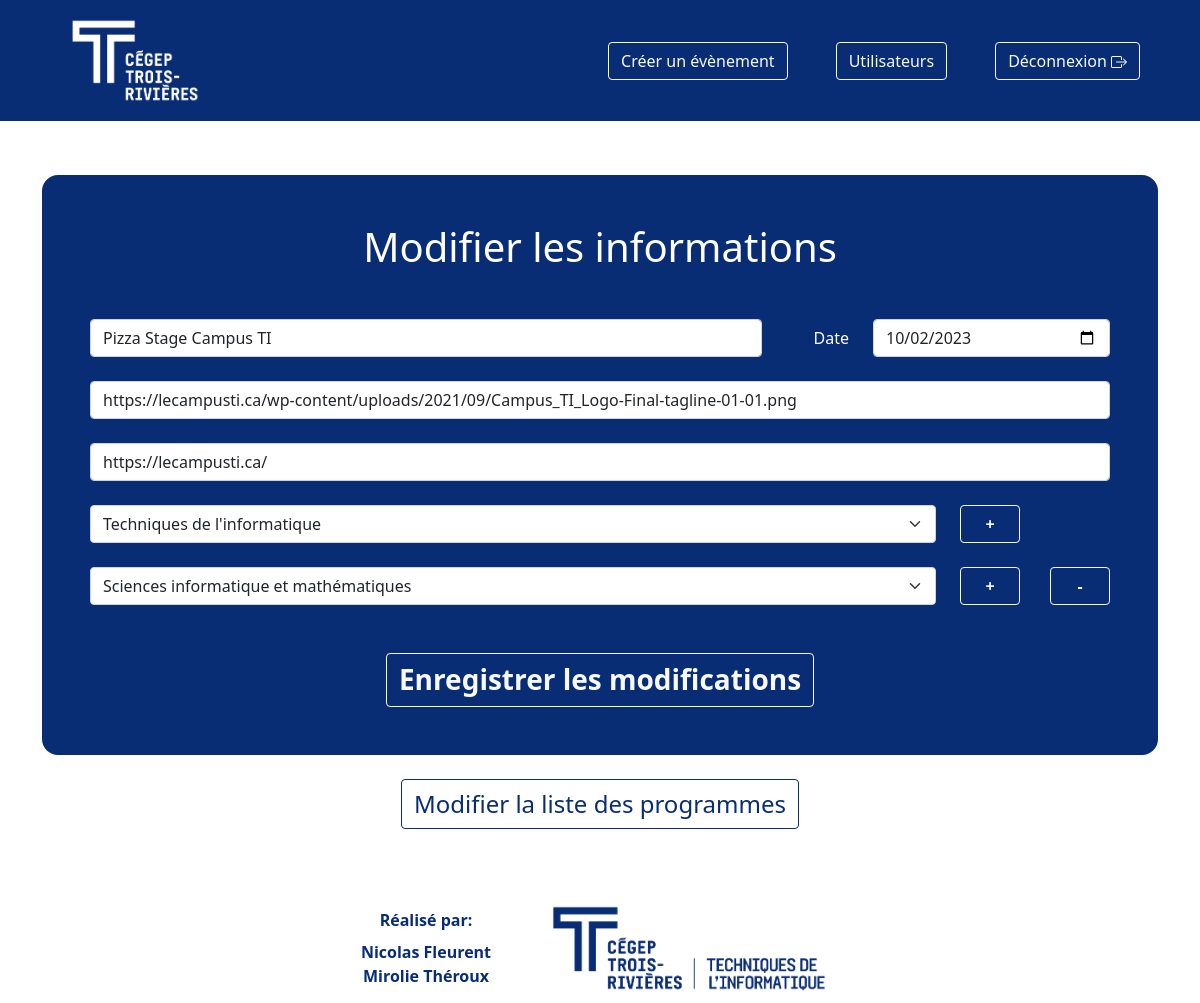
The page /modifier.php?id=3 (signed in) on the database its author committed.
### tables this page shows
CREATE TABLE `evenement` (
  `id` int(11) NOT NULL AUTO_INCREMENT,
  `nom` varchar(255) NOT NULL,
  `date` date NOT NULL,
  `lien` varchar(1500) NOT NULL,
  `image` varchar(1500) NOT NULL DEFAULT 'img/CTR_Logo_RVB.jpg',
  `etudiantSatisfait` int(11) NOT NULL DEFAULT '0',
  `etudiantNeutre` int(11) NOT NULL DEFAULT '0',
  `etudiantInsatisfait` int(11) NOT NULL DEFAULT '0',
  `employeurSatisfait` int(11) NOT NULL DEFAULT '0',
  `employeurNeutre` int(11) NOT NULL DEFAULT '0',
  `employeurInsatisfait` int(11) NOT NULL DEFAULT '0',
  PRIMARY KEY (`id`)
);

### modifier.php (the view, shortened to what this page needs)
<!DOCTYPE html>
<html lang="en">
<head>
    <link href="https://cdn.jsdelivr.net/npm/bootstrap@5.0.2/dist/css/bootstrap.min.css" rel="stylesheet">
    <link rel="stylesheet" href="css/styles.css">
</head>
<body>
    <?php
    if ($_SESSION['connexion'] == true) {
    ?>
    <div class="container-fluid vh-100 d-flex flex-column justify-content-between p-0">
        <header>
            <nav class="navbar navbar-expand bg-body-tertiary mb-5 fixed-top">
                <div class="container-fluid ">
                    <a class="ms-5" href="index.php">
                        <img src="img/CTR_Logo_BLANC.png" alt="Logo CégepTR">
                    </a>
                    <ul class="navbar-nav mb-2 mb-lg-0 align-items-center justify-content-end me-5">
                        <li class="nav-item ms-5">
                            <a class="btn btn-outline-light" href="validation.php?destination=ajouter">Créer un évènement</a>
                        </li>
                        <li class="nav-item ms-5">
                            <a class="btn btn-outline-light" href="validation.php?destination=listeUsager">Utilisateurs</a>
                        </li>
                        <li class="nav-item ms-5">
                            <a class="btn btn-outline-light" href="deconnexion.php">
                                Déconnexion
                            </a>
                        </li>
                    </ul>
                </div>
            </nav>
        </header>
    <?php
        $id = $nom = $date = $lien = $departement = "";
        $erreurChant = $erreurBD = false;
        $conn = mysqli_connect($servername, $username, $password, $dbname);
        $conn->query('SET NAMES utf8');
        if ($_SERVER["REQUEST_METHOD"] != "POST" || $erreurChant == true || $erreurDB == true) {
            if (isset($_GET['id'])) {
                $id = test_input($_GET['id']);
            }
            if ($id != "") {
                $sql = "SELECT * FROM evenement WHERE id=$id";
                $result = $conn->query($sql);
                if ($result->num_rows > 0) {
                    $row = $result->fetch_assoc();
                }
                else{
                    mysqli_close($conn);
                    header("Location: ./index.php");
                }
                $nom = $row["nom"];
                $date = $row["date"];
                $lien = $row["lien"];
                if ($row["image"] == "img/CTR_Logo_RVB.jpg") {
                    $image = "";
                } else {
                    $image = $row["image"];
                }
    ?>
            <main>
                <div class="container d-flex flex-column justify-content-center align-items-center">
                    <div class="container-fluid bg-ctr-bleu radius-1rem text-white p-5 mb-2">
                        <h1 class="text-center mb-5">Modifier les informations</h1>
                        <form id="form" class="g-3 needs-validation" action="<?php echo htmlspecialchars($_SERVER["PHP_SELF"]); ?>" method="post" novalidate>
                            <div class="row mb-4">
                                <div class="col-sm-8">
                                    <input type="text" class="form-control" id="nom" name="nom" value="<?php echo $nom; ?>" placeholder="Nom de l'évènement" required>
                                </div>
                                <label for="date" class="col-sm-1 col-form-label text-end">Date</label>
                                <div class="col-sm-3">
                                    <input type="date" class="form-control" id="date" name="date" value="<?php echo $date; ?>" required>
                                </div>
                            </div>
                            <div class="row mb-4">
                                <div class="col-sm-12">
                                    <input type="text" class="form-control" id="image" name="image" value="<?php echo $image; ?>" placeholder="Lien vers une image représentant l'évènement">
                                </div>
                            </div>
                            <div class="row mb-4">
                                <div class="col-sm-12">
                                    <input type="text" class="form-control" id="lien" name="lien" value="<?php echo $lien; ?>" placeholder="Lien du site web de l'évènement">
                                </div>
                            </div>
                            <div id="containerDepartement" class="container-fluid p-0 m-0">
                                <?php
                                $sql = "SELECT ed.id_departement, d.nom FROM evenement_departement ed INNER JOIN departement d ON d.id = ed.id_departement WHERE ed.id_evenement=$id";
                                $result = $conn->query($sql);
                                $programmeChoisis = [];
                                $i = 0;
                                if ($result->num_rows > 0) {
                                    while ($row = $result->fetch_assoc()) {
                                        $programmeChoisis[$i++] = $row['nom'];
                                    }
                                }
                                foreach ($programmeChoisis as $programmeChoisi) {
                                ?>
                                    <div class="row mb-4 original-row">
                                        <div class="col-sm-10">
                                            <select class="form-select" aria-label="Default select example" name="departement0">
                                                <option selected><?php echo $programmeChoisi; ?></option>
                                            </select>
                                        </div>
                                        <div class="col-sm-2 text-end d-flex justify-content-between">
                                            <button type="button" class="btn btn-outline-light btn-ajouterDept fw-bold">+</button>
                                            <button type="button" class="btn btn-outline-light btn-supprimerDept fw-bold">-</button>
                                        </div>
                                    </div>
                                <?php
                                }
                                ?>
                            </div>
                            <div class="text-center">
                                <button id="btnEnvoyer" type="submit" class="btn btn-outline-light fw-bold fs-3 mt-4 pt-1">Enregistrer les modifications</button>
                            </div>
                        </form>
                    </div>
                </div>
                <div class="text-center mt-3">
                    <a class="btn btn-outline-dark mb-3 fs-4" href="listeProgramme.php">Modifier la liste des programmes</a>
                </div>
            </main>
                <footer class="mt-5 w-100">
                    <div class="d-flex w-100 justify-content-center">
                        <div class="d-flex flex-column justify-content-center text-center me-5">
                            <p class="mb-2">Réalisé par:</p>
                            <p class="mb-0">Nicolas Fleurent</p>
                            <p class="mb-0">Mirolie Théroux</p>
                        </div>
                        <img src="img/Logo_offic_2L_Techniques_informatique-01.png" alt="Logo tech">
                    </div>
                </footer>
    </div>
    <?php
            } else {
                mysqli_close($conn);
                header("Location: ./index.php");
            }
        }
    } else {
        header("Location: ./connexion.php");
    }
    function test_input($data)
    {
        $data = trim($data);
        $data = addslashes($data);
        $data = htmlspecialchars($data);
        return $data;
    }
    ?>
</body>
</html>

### css/styles.css (style rules this page uses)
.radius-1rem { border-radius: 1rem; }
.bg-ctr-bleu, .navbar { background-color: #092D74; }
.btn-outline-dark { color: #092D74; border-color: #092D74; }
.btn-ajouterDept, .btn-supprimerDept { width: 40%; }
main { margin-top: 175px; }
nav img { height: 105px; }
nav { border-bottom: solid white 1px; }
footer img { width: 25%; }
footer { color: #092D74; font-weight: 700; }

### rows shown on the page
evenement: nom "Pizza Stage Campus TI", date "10/02/2023", image "https://lecampusti.ca/wp-content/uploads/2021/09/Campus_TI_Logo-Final-tagline-01-01.png", lien "https://lecampusti.ca/"

### other values the page prints
form field departement0 "Techniques de l'informatique"
form field value "Sciences informatique et mathématiques"
